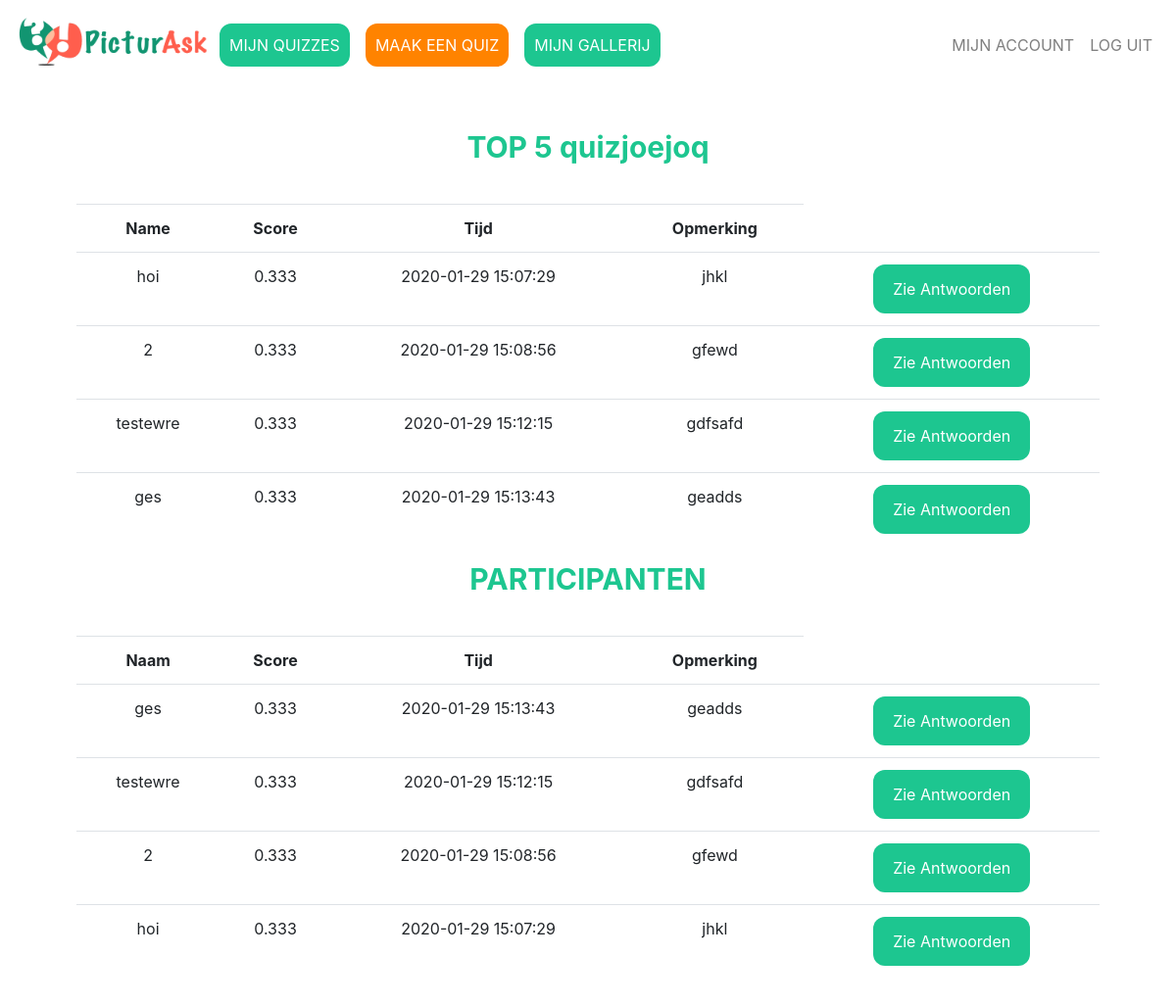
The page /results/130 (signed in) on the database its author committed.
### tables this page shows
CREATE TABLE 'quizes' ('quiz_id' integer PRIMARY KEY AUTOINCREMENT NOT NULL,'user_id' integer NOT NULL, 'quiz_titel'  text NOT NULL  , 'date'  timestamp DEFAULT CURRENT_DATE  , 'gif' text, 'dankwoord' text);

CREATE TABLE 'participants' ('participant_id' integer PRIMARY KEY AUTOINCREMENT NOT NULL, 'quiz_id' integer NOT NULL, 'name' text NOT NULL,'score' real, 'time'  timestamp DEFAULT CURRENT_TIMESTAMP  , 'comment' text DEFAULT '');

### application.py (the view)
@app.route("/results/<quiz_id>", methods=["GET", "POST"])
@login_required
def results(quiz_id):
    quiz_naam = db.execute("SELECT quiz_titel FROM quizes WHERE quiz_id = :quiz_id", quiz_id=quiz_id)[0]["quiz_titel"]
    participanten_lijst = db.execute("SELECT * FROM participants WHERE quiz_id = :quiz_id", quiz_id=quiz_id)
    print(participanten_lijst)
    participanten_lijst.reverse()
    top_participanten = sorted(participanten_lijst, key=lambda x:x["score"])
    top_participanten.reverse()
    return render_template("results.html", participanten_lijst=participanten_lijst, quiz_naam=quiz_naam, top_participanten=top_participanten[:5])

### application.py (called while the page is built)
@app.after_request
def after_request(response):
    response.headers["Cache-Control"] = "no-cache, no-store, must-revalidate"
    response.headers["Expires"] = 0
    response.headers["Pragma"] = "no-cache"
    return response

### helpers.py (called while the page is built)
def login_required(f):
    @wraps(f)
    def decorated_function(*args, **kwargs):
        if session.get("user_id") is None:
            return redirect("/login")
        return f(*args, **kwargs)
    return decorated_function

### templates/results.html (shortened to what this page needs)
{% extends "layout.html" %}
{% block main %}
    <form action="/results/{{quiz_id}}" method="post">
        <div class="form-group">
            <table class="table table-hoverable">
                {% if top_participanten %}
                <h2>TOP 5 {{quiz_naam}}</h2>
                <tr>
                    <th>Name</th>
                    <th>Score</th>
                    <th>Tijd</th>
                    <th>Opmerking</th>
                </tr>
                {% for participant in top_participanten %}
                    <tr>
                        <td>{{participant["name"]}}</td>
                        <td>{{participant["score"]}}</td>
                        <td>{{participant["time"]}}</td>
                        {% if participant["comment"] == "" %}
                            <td><i><font color=#D1D1D1>Geen Opmerking</font></i></td>
                        {% else%}
                            <td>{{participant["comment"]}}</td>
                        {% endif %}
                        <td> <button type="button" class="btn login" style=width:160px; onclick="window.location.href='/antwoord/{{participant['participant_id']}}'">Zie Antwoorden</button></td>
                    </tr>
                {% endfor %}
            </table>
            <table class="table table-hoverable">
                <h2>PARTICIPANTEN {{quiz_name}}</h2>
                <tr>
                    <th>Naam</th>
                    <th>Score</th>
                    <th>Tijd</th>
                    <th>Opmerking</th>
                </tr>
                {% for participant in participanten_lijst %}
                    <tr>
                        <td>{{participant["name"]}}</td>
                        <td>{{participant["score"]}}</td>
                        <td>{{participant["time"]}}</td>
                        {% if participant["comment"] == "" %}
                            <td><i><font color=#D1D1D1>Geen Opmerking</font></i></td>
                        {% else%}
                            <td>{{participant["comment"]}}</td>
                        {% endif %}
                        <td> <button type="button" class="btn login" style=width:160px; onclick="window.location.href='/antwoord/{{participant['participant_id']}}'">Zie Antwoorden</button></td>
                    </tr>
                {% endfor %}
            </table>
        </div>
    </form>
    {% else %}
      <br><br><br><br><h2>Deze quiz heeft nog geen participanten</h2><br>
    {% endif %}
{% endblock %}

### templates/layout.html (shortened to what this page needs)
<!DOCTYPE html>
<html lang="en">
    <head>
        <link href="https://maxcdn.bootstrapcdn.com/bootstrap/4.1.3/css/bootstrap.min.css" rel="stylesheet">
        <link href="/static/styles.css" rel="stylesheet">
    </head>
    <body onload="load()">
        <nav class="navbar navbar-expand-md navbar-light">
            <a class="nav-item" href="/"><img src="/static/IMG_3385.PNG" style="height:50px;width:200px;filter:invert(100%);"/></a>
            <div class="collapse navbar-collapse" id="navbar">
                {% if session.user_id %}
                    <ul class="navbar-nav mr-auto mt-2">
                        <button1 style="margin:8px;" class="nav-item"><a class="nav-link" style=color:white; href="/mijn_quizzes">MIJN QUIZZES</a></button1>
                        <button2 style="margin:8px;" class="nav-item"><a class="nav-link" style=color:white;  href="/maak_quiz">MAAK EEN QUIZ</a></button2>
                        <button1 style="margin:8px;" class="nav-item"><a class="nav-link" style=color:white; href="/gallerij">MIJN GALLERIJ</a></button2>
                    </ul>
                    <ul class="navbar-nav ml-auto mt-2">
                        <li class="nav-item"><a class="nav-link" href="/mijn_account">MIJN ACCOUNT</a></li>
                        <li class="nav-item"><a class="nav-link" href="/logout">LOG UIT</a></li>
                    </ul>
                {% else %}
                    <ul class="navbar-nav ml-auto mt-2">
                        <li class="nav-item"><a class="nav-link" href="/register">MAAK ACCOUNT</a></li>
                        <li class="nav-item"><a class="nav-link" href="/login">LOG IN</a></li>
                    </ul>
                {% endif %}
            </div>
        </nav>
        <main class="container p-5">
            {% block main %}{% endblock %}
        </main>
    </body>
</html>

### static/styles.css (style rules this page uses)
main { overflow-x: auto; text-align: center; }
body { background-color: white; background-repeat: no-repeat; background-size: cover; }
table { margin-top: 40px; }
button1 { -webkit-transition-duration: 0.4s; transition-duration: 0.4s; background-color: #1DC690; color: white; border: 2px solid #1DC690; border-radius: 12px; }
button2 { -webkit-transition-duration: 0.4s; transition-duration: 0.4s; background-color: #FF8300; color: #AE388B; border: 2px solid #FF8300; border-radius: 12px; }
button { -webkit-transition-duration: 0.4s; transition-duration: 0.4s; width:50%; height: 50px; background-color: #1DC690; color: #3D550C; border-radius: 12px; }
h2 { font-size: 30px; font-weight: bold; color: #1DC690; }
.login { -webkit-transition-duration: 0.4s; transition-duration: 0.4s; width:30%; height: 50px; background-color: #1DC690; outline: none; color: white; border-radius: 12px; }

### rows shown on the page
quizes: quiz_titel "quizjoejoq"
participants: name "hoi", score "0.333", time "2020-01-29 15:07:29", comment "jhkl"
participants: name "2", score "0.333", time "2020-01-29 15:08:56", comment "gfewd"
participants: name "testewre", score "0.333", time "2020-01-29 15:12:15", comment "gdfsafd"
participants: name "ges", score "0.333", time "2020-01-29 15:13:43", comment "geadds"
